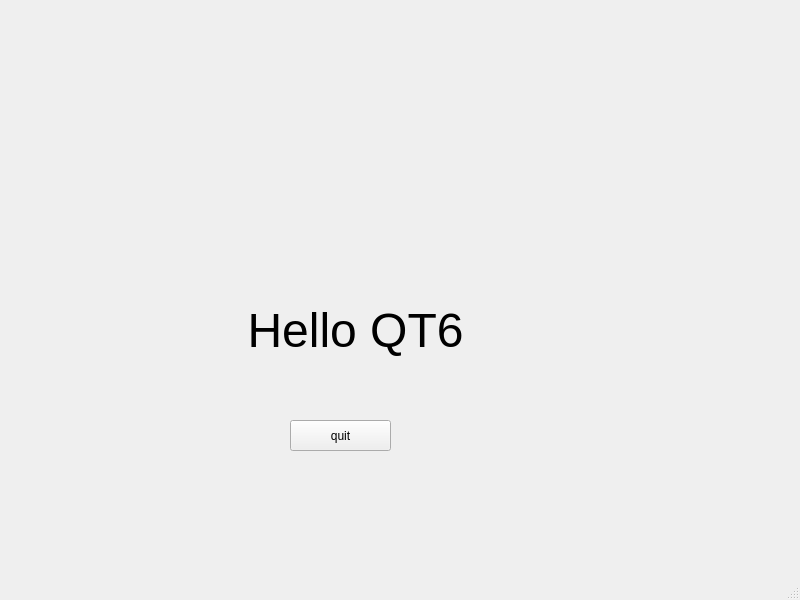
<?xml version="1.0" encoding="UTF-8"?>
<ui version="4.0">
 <class>Window</class>
 <widget class="QMainWindow" name="Window">
  <property name="geometry">
   <rect>
    <x>0</x>
    <y>0</y>
    <width>800</width>
    <height>600</height>
   </rect>
  </property>
  <property name="windowTitle">
   <string>Window</string>
  </property>
  <widget class="QWidget" name="centralwidget">
   <widget class="QLabel" name="label">
    <property name="geometry">
     <rect>
      <x>160</x>
      <y>290</y>
      <width>391</width>
      <height>81</height>
     </rect>
    </property>
    <property name="font">
     <font>
      <pointsize>36</pointsize>
     </font>
    </property>
    <property name="text">
     <string>Hello QT6</string>
    </property>
    <property name="alignment">
     <set>Qt::AlignCenter</set>
    </property>
   </widget>
   <widget class="QPushButton" name="pushButton">
    <property name="geometry">
     <rect>
      <x>290</x>
      <y>420</y>
      <width>101</width>
      <height>31</height>
     </rect>
    </property>
    <property name="text">
     <string>quit</string>
    </property>
   </widget>
  </widget>
  <widget class="QMenuBar" name="menubar">
   <property name="geometry">
    <rect>
     <x>0</x>
     <y>0</y>
     <width>800</width>
     <height>21</height>
    </rect>
   </property>
  </widget>
  <widget class="QStatusBar" name="statusbar"/>
 </widget>
 <resources/>
 <connections>
  <connection>
   <sender>pushButton</sender>
   <signal>clicked()</signal>
   <receiver>Window</receiver>
   <slot>close()</slot>
   <hints>
    <hint type="sourcelabel">
     <x>340</x>
     <y>456</y>
    </hint>
    <hint type="destinationlabel">
     <x>399</x>
     <y>299</y>
    </hint>
   </hints>
  </connection>
 </connections>
</ui>
